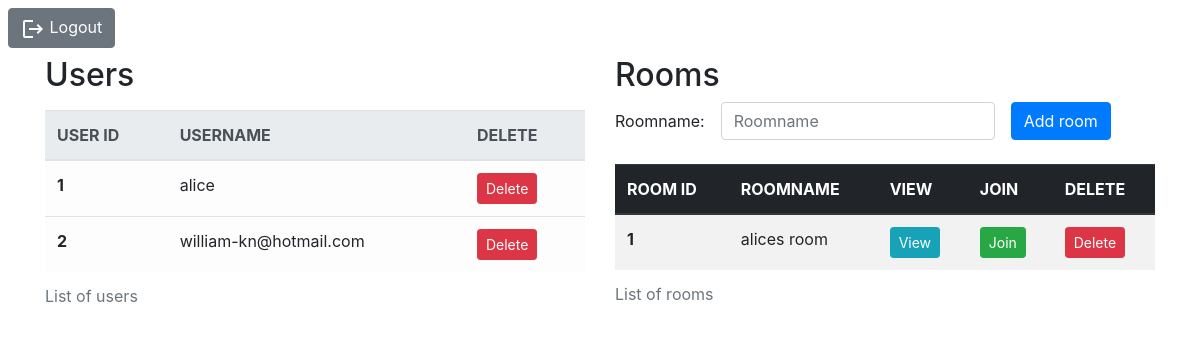
Page /goback on the earlier database version.
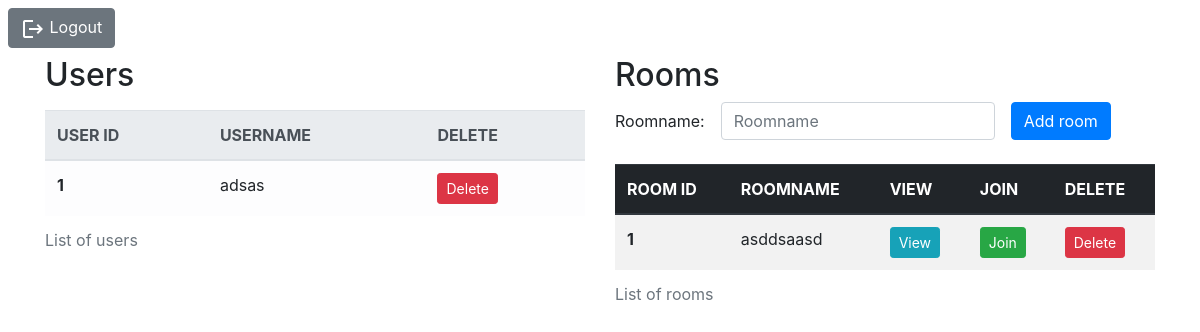
Same page on the later database version.
### app.py (models this page shows, shortened)
class UserModel(db.Model):
    user_id = db.Column(db.Integer, primary_key=True)
    username = db.Column(db.String(30), nullable=False)

class RoomModel(db.Model):
    room_id = db.Column(db.Integer, primary_key=True)
    roomname = db.Column(db.String(30), nullable=False)

### app.py (the view)
@app.route("/goback", methods=['GET', 'POST'])
def goBack():
    return render_template('index.html', uservalues=UserModel.query.all(), roomvalues=RoomModel.query.all())

### templates/index.html (shortened to what this page needs)
<!DOCTYPE html>
<html lang="en">
<head>
    <link rel="stylesheet" href="https://maxcdn.bootstrapcdn.com/bootstrap/4.0.0/css/bootstrap.min.css"
>
</head>
<body>
    <form action="/">
        <button class="btn btn-secondary m-2" type="submit">
            <img src="{{url_for('static', filename='baseline_logout_white_24dp.png')}}" alt="Logout PNG" />
            Logout
        </button>
    </form>
    <div class="container">
        <div class="row mb-4">
            <div class="col-sm">
                <h2>
                    Users
                </h2>
                <table class="table table-light mt-3">
                    <caption>List of users</caption>
                    <thead class="thead-light">
                        <tr>
                            <th scope="col">USER ID</th>
                            <th scope="col">USERNAME</th>
                            <th scope="col">DELETE</th>
                        </tr>
                    </thead>
                    <tbody>
                        {% for item in uservalues %}
                        <tr>
                            <th scope="row">{{item.user_id}}</th>
                            <td>{{item.username}}</td>
                            <td>
                                <form action="/api/user/{{item.user_id}}">
                                    <button class="btn btn-danger btn-sm" type="submit">Delete</button>
                                </form>
                            </td>
                        </tr>
                        {% endfor %}
                    </tbody>
                </table>
            </div>
            <div class="col-sm">
                <h2>
                    Rooms
                </h2>
                <form action="/api/rooms" method="POST" class="form-inline">
                    <div class="form-group mb-2"><span>Roomname:</span></div>
                    <div class="form-group mx-sm-3 mb-2">
                        <input type="text" class="form-control" name="roomname" id="roomname" placeholder="Roomname">
                    </div>
                    <button class="btn btn-primary mb-2" type="submit">Add room</button>
                </form>
                <table class="table table-striped mt-3">
                    <caption>List of rooms</caption>
                    <thead class="thead-dark">
                        <tr>
                            <th scope="col">ROOM ID</th>
                            <th scope="col">ROOMNAME</th>
                            <th scope="col">VIEW</th>
                            <th scope="col">JOIN</th>
                            <th scope="col">DELETE</th>
                        </tr>
                    </thead>
                    <tbody>
                        {% for item in roomvalues %}
                        <tr>
                            <th scope="row">{{item.room_id}}</th>
                            <td>{{item.roomname}}</td>
                            <td>
                                <form action="/api/room/{{item.room_id}}">
                                    <button class="btn btn-info btn-sm" type="submit">View</button>
                                </form>
                            </td>
                            <td>
                                <form action="/api/room/{{item.room_id}}/users">
                                    <button class="btn btn-success btn-sm" type="submit">Join</button>
                                </form>
                            </td>
                            <td>
                                <form action="/api/roomdelete/{{item.room_id}}">
                                    <button class="btn btn-danger btn-sm" type="submit">Delete</button>
                                </form>
                            </td>
                        </tr>
                        {% endfor %}
                    </tbody>
                </table>
            </div>
        </div>
    </div>
</body>
</html>

Differences in the rows shown:
removed UserModel: user_id "2", username "william-kn@hotmail.com"
changed UserModel id 1: username "alice" → "adsas"
changed RoomModel id 1: roomname "alices room" → "asddsaasd"
